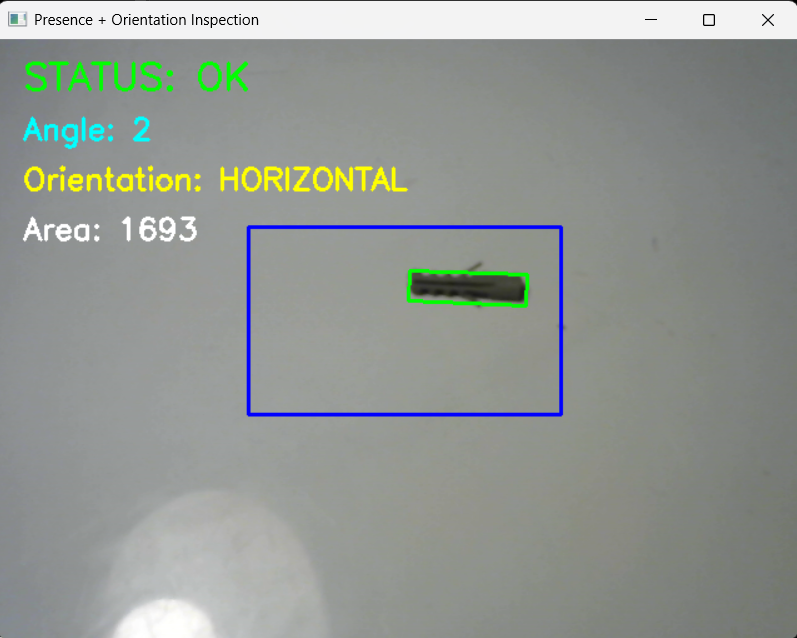
#> input picture Horizontal_wall_plug_detection.png, 797 x 638 px, given in place of the camera
$ python main.py
#> lines starting #> are read from the running program, lines starting #| are printed output that depends on the picture; after the words box and inside, x2 and y2 are one past the last pixel; in counts of white or black regions, pixels touching at a corner belong together
import cv2
import numpy as np

# Open USB camera
cap = cv2.VideoCapture(1, cv2.CAP_DSHOW)

# ROI (Region of Interest)
roi_x = 200
roi_y = 150
roi_w = 250
roi_h = 150

while True:

    # Capture frame
    ret, frame = cap.read()
#> frame is the input picture: shape (638, 797, 3); mean B, G, R 146.8, 151.6, 146.7

    if not ret:
        print("Failed to grab frame")
        break

    # Draw ROI
    cv2.rectangle(
        frame,
        (roi_x, roi_y),
        (roi_x + roi_w, roi_y + roi_h),
        (255, 0, 0),
        2
    )
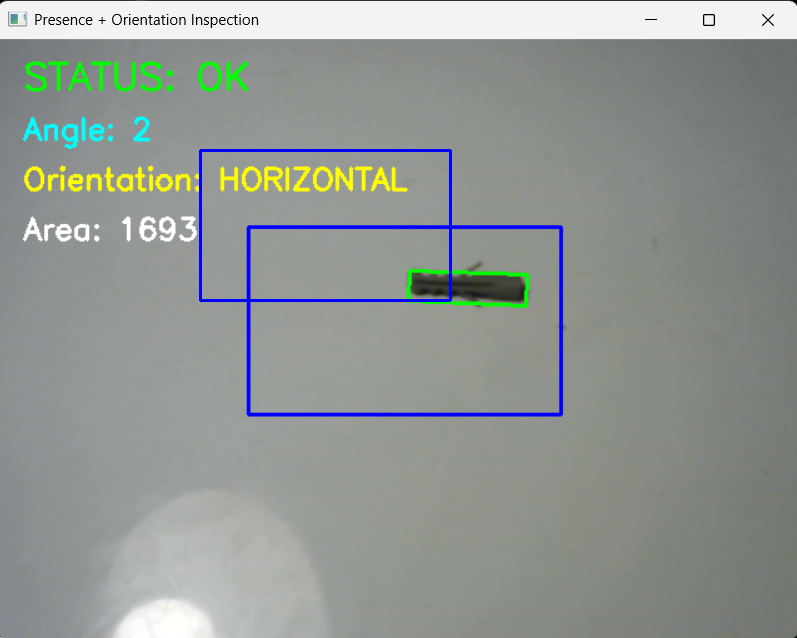
#> frame: shape (638, 797, 3); 0.47% of pixels changed, all inside (x1, y1, x2, y2) = (199, 149, 452, 302)

    # Crop ROI
    roi = frame[
        roi_y:roi_y + roi_h,
        roi_x:roi_x + roi_w
    ]
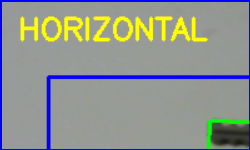
#> roi: shape (150, 250, 3); mean B, G, R 145.5, 148.7, 144.3

    # Convert to grayscale
    gray = cv2.cvtColor(
        roi,
        cv2.COLOR_BGR2GRAY
    )
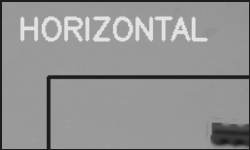
#> gray: shape (150, 250); min 24, max 226, mean 147

    # Gaussian Blur
    blur = cv2.GaussianBlur(
        gray,
        (5,5),
        0
    )
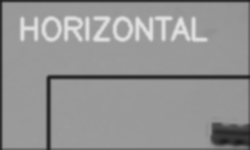
#> blur: shape (150, 250); min 28, max 226, mean 147.5

    # Threshold
    _, thresh = cv2.threshold(
        blur,
        100,
        255,
        cv2.THRESH_BINARY_INV
    )
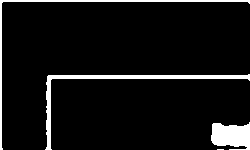
#> thresh: shape (150, 250); 7.4% white; 4 white regions (1 under 20 px)

    # Find contours
    contours, _ = cv2.findContours(
        thresh,
        cv2.RETR_EXTERNAL,
        cv2.CHAIN_APPROX_SIMPLE
    )
#> contours = 4 contours, 1 with area under 20; largest, box (x1, y1, x2, y2) and area: (45, 74, 250, 150) 858, (211, 122, 250, 150) 762, (0, 0, 250, 150) 402

    # Default values
    status = "NG"
    orientation = "NONE"
    detected_area = 0

    # Process contours
    for cnt in contours:

        area = cv2.contourArea(cnt)

        # Ignore tiny noise only
        if area > 1000:

            detected_area = area

            rect = cv2.minAreaRect(cnt)

            (center_x, center_y), (w, h), angle = rect

            if w > 50 and h > 20:

                status = "OK"

                # Rotated rectangle
                box = cv2.boxPoints(rect)
                box = np.int32(box)

                box[:,0] += roi_x
                box[:,1] += roi_y

                cv2.drawContours(
                    frame,
                    [box],
                    0,
                    (0,255,0),
                    2
                )

                # Normalize angle
                if w < h:
                    angle += 90

                # Orientation logic
                if -20 < angle < 20:
                    orientation = "HORIZONTAL"

                elif 70 < angle < 110:
                    orientation = "VERTICAL"

                else:
                    orientation = "TILTED"

                # Angle display
                cv2.putText(
                    frame,
                    f"Angle: {int(angle)}",
                    (20,80),
                    cv2.FONT_HERSHEY_SIMPLEX,
                    0.8,
                    (255,255,0),
                    2
                )

                break
#> this loop made 4 passes
#> area on passes 2 to 4: 762, 857.5, 402.5

    # Status
    cv2.putText(
        frame,
        f"STATUS: {status}",
        (20,40),
        cv2.FONT_HERSHEY_SIMPLEX,
        1,
        (0,255,0) if status == "OK" else (0,0,255),
        2
    )

    # Orientation
    cv2.putText(
        frame,
        f"Orientation: {orientation}",
        (20,120),
        cv2.FONT_HERSHEY_SIMPLEX,
        0.8,
        (0,255,255),
        2
    )

    # Area display
    cv2.putText(
        frame,
        f"Area: {int(detected_area)}",
        (20,160),
        cv2.FONT_HERSHEY_SIMPLEX,
        0.8,
        (255,255,255),
        2
    )
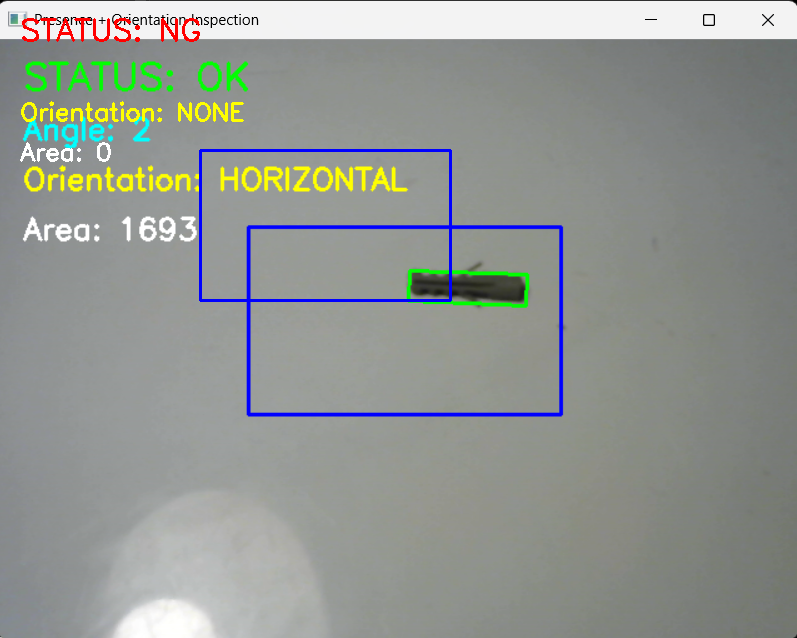
#> frame: shape (638, 797, 3); mean B, G, R 146.5, 150.8, 146.6

    # Show threshold image
    cv2.imshow("Threshold", thresh)

    # Show inspection system
    cv2.imshow(
        "Presence + Orientation Inspection",
        frame
    )

    # ESC key
    if cv2.waitKey(1) & 0xFF == 27:
#> (key Esc is pressed here)
        break

cap.release()
cv2.destroyAllWindows()

$ run again, on Vertical_detection.png
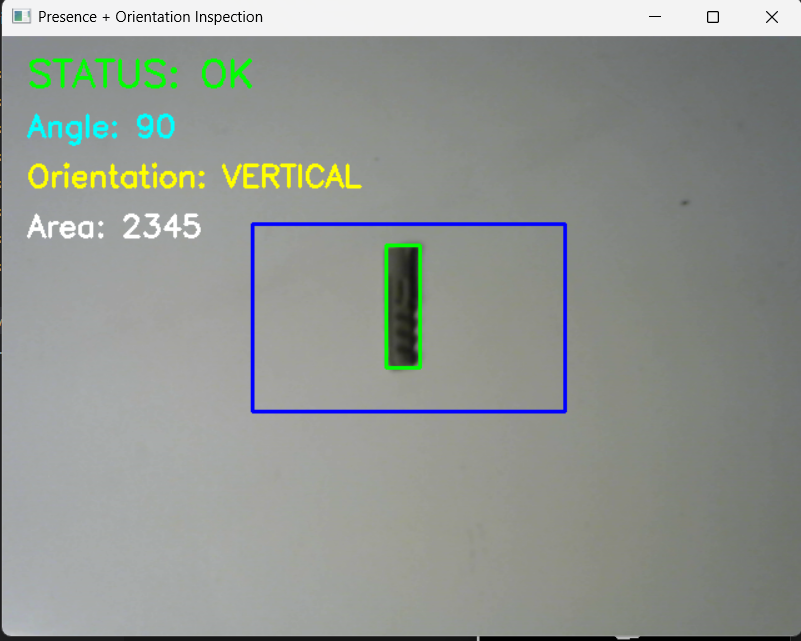
#> input picture Vertical_detection.png, 801 x 641 px, given in place of the camera
#> frame is the input picture: shape (641, 801, 3); mean B, G, R 146.1, 151, 146.4
#> `_, thresh = cv2.threshold( blur, 100, 255, cv2.THRESH_BINARY_INV )`:
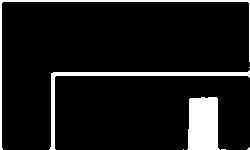
#> thresh: shape (150, 250); 9.4% white; 7 white regions (4 under 20 px)
#> contours = 7 contours, 4 with area under 20; largest, box (x1, y1, x2, y2) and area: (187, 97, 220, 150) 1464, (49, 70, 250, 150) 824, (0, 0, 250, 150) 402
#> the loop `for cnt in contours: ` made 4 passes
#> (area, detected_area, center_x, center_y, w, h, angle, status) on pass 4: (1463.5, 1463.5, 203, 123, 52, 32, -90, 'OK')
#> `cv2.putText( frame, f"Area: {int(detected_area)}", (20,160), cv2.FONT_..`:
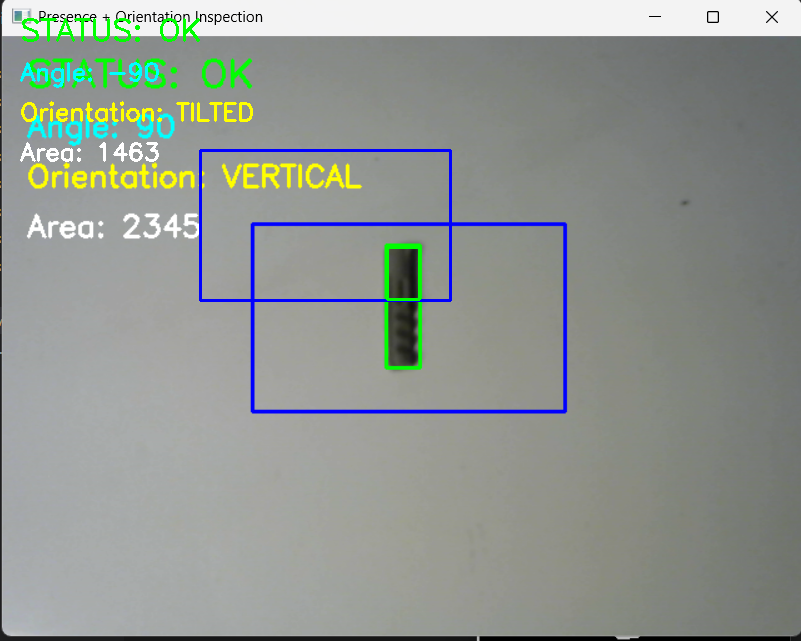
#> frame: shape (641, 801, 3); mean B, G, R 146, 151.1, 145.6
